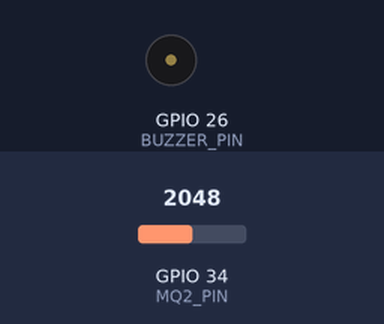
A sketch run on a simulated ESP32. Parts: buzzer (waves = sounding, pin HIGH). Inputs (shaded band) come from the test bench; at power-on: GPIO 34 (MQ2_PIN) = 2048. WiFi joins after 1.5 s; servers stay silent unless stated; what the sketch prints to the serial monitor is not drawn.

Above: at 0.1 s.
At 1.9 s:
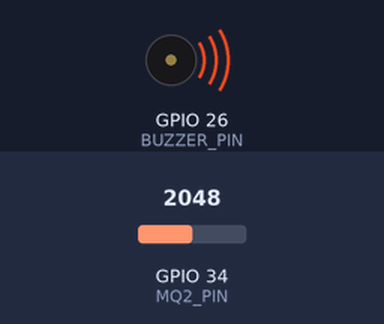
Timing chart, 0 to 3.4 s (numbered marks = the images above):
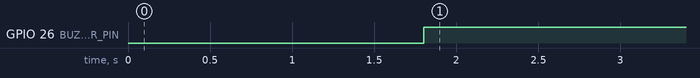

Measured:
- by itself, GPIO 26 (BUZZER_PIN): LOW → HIGH at 1.8 s

The sketch:

gas_sensor_firebase.ino
```cpp
#include <WiFi.h>
#include <Firebase_ESP_Client.h>

// Wi-Fi credentials
#define WIFI_SSID "Place your"
#define WIFI_PASSWORD "place your"

// Firebase project credentials
#define API_KEY "Place your"
#define DATABASE_URL "Place your"

// MQ2 and Buzzer Pins
#define MQ2_PIN 34
#define BUZZER_PIN 26
#define GAS_THRESHOLD 1500  // Tune this value based on real readings

// Firebase objects
FirebaseData fbdo;
FirebaseAuth auth;
FirebaseConfig config;

bool signupOK = false;

void setup() {
  Serial.begin(115200);

  pinMode(MQ2_PIN, INPUT);
  pinMode(BUZZER_PIN, OUTPUT);

  // Connect to Wi-Fi
  WiFi.begin(WIFI_SSID, WIFI_PASSWORD);
  Serial.print("Connecting to WiFi");
  while (WiFi.status() != WL_CONNECTED) {
    Serial.print(".");
    delay(500);
  }
  Serial.println("\nWiFi connected!");

  // Setup Firebase
  config.api_key = API_KEY;
  config.database_url = DATABASE_URL;
  auth.user.email = "";
  auth.user.password = "";

  Firebase.begin(&config, &auth);
  Firebase.reconnectWiFi(true);
}

void loop() {
  if (Firebase.ready() && signupOK) {
    int gasValue = analogRead(MQ2_PIN);
    Serial.print("Gas Reading: ");
    Serial.println(gasValue);

    // Send to Firebase
    if (Firebase.RTDB.setInt(&fbdo, "/gasSensor/value", gasValue)) {
      Serial.println("Gas value sent to Firebase");
    } else {
      Serial.print("Firebase Error: ");
      Serial.println(fbdo.errorReason());
    }

    // Determine status and control buzzer
    String status = (gasValue > GAS_THRESHOLD) ? "ALERT" : "Safe";
    Firebase.RTDB.setString(&fbdo, "/gasSensor/status", status);
    digitalWrite(BUZZER_PIN, (gasValue > GAS_THRESHOLD) ? HIGH : LOW);

    delay(5000); // Wait before next reading
  } else {
    if (!signupOK && Firebase.signUp(&config, &auth, "", "")) {
      Serial.println("Firebase signup OK");
      signupOK = true;
    } else if (!signupOK) {
      Serial.printf("Firebase signup failed: %s\n", config.signer.signupError.message.c_str());
      delay(2000);
    }
  }
}
```
